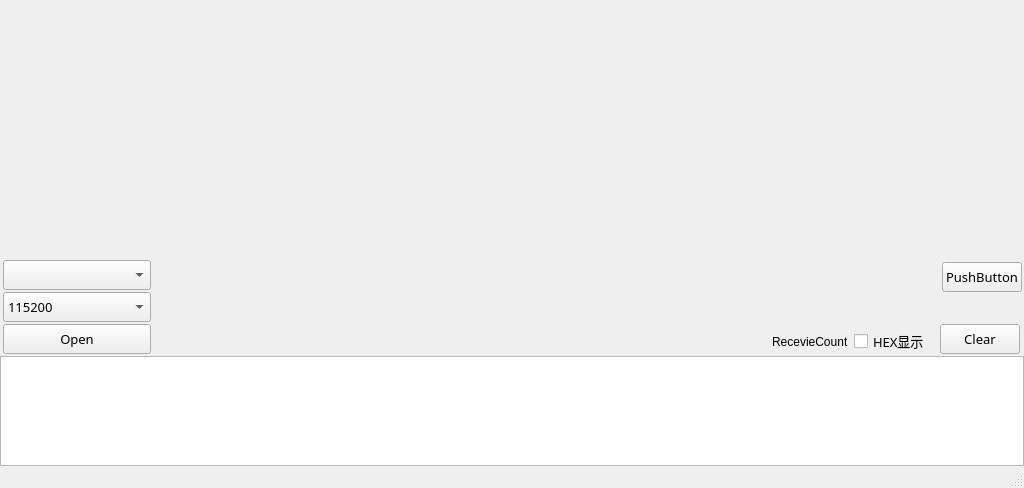
<?xml version="1.0" encoding="UTF-8"?>
<ui version="4.0">
 <class>LaserViewer</class>
 <widget class="QMainWindow" name="LaserViewer">
  <property name="geometry">
   <rect>
    <x>0</x>
    <y>0</y>
    <width>1024</width>
    <height>488</height>
   </rect>
  </property>
  <property name="windowTitle">
   <string>LaserViewer</string>
  </property>
  <widget class="QWidget" name="centralWidget">
   <layout class="QGridLayout" name="gridLayout">
    <property name="leftMargin">
     <number>0</number>
    </property>
    <property name="topMargin">
     <number>0</number>
    </property>
    <property name="rightMargin">
     <number>0</number>
    </property>
    <property name="bottomMargin">
     <number>0</number>
    </property>
    <property name="spacing">
     <number>0</number>
    </property>
    <item row="0" column="0">
     <widget class="QWidget" name="WaveWidget" native="true">
      <property name="minimumSize">
       <size>
        <width>1024</width>
        <height>256</height>
       </size>
      </property>
      <property name="maximumSize">
       <size>
        <width>1024</width>
        <height>256</height>
       </size>
      </property>
      <property name="autoFillBackground">
       <bool>true</bool>
      </property>
      <zorder>ToolWidget</zorder>
     </widget>
    </item>
    <item row="4" column="0">
     <widget class="QTextEdit" name="recevieTextEdit">
      <property name="minimumSize">
       <size>
        <width>50</width>
        <height>0</height>
       </size>
      </property>
      <property name="font">
       <font>
        <family>宋体</family>
       </font>
      </property>
     </widget>
    </item>
    <item row="3" column="0">
     <widget class="QWidget" name="ToolWidget" native="true">
      <property name="minimumSize">
       <size>
        <width>0</width>
        <height>100</height>
       </size>
      </property>
      <property name="maximumSize">
       <size>
        <width>16777215</width>
        <height>100</height>
       </size>
      </property>
      <property name="autoFillBackground">
       <bool>false</bool>
      </property>
      <widget class="QPushButton" name="pushButton">
       <property name="geometry">
        <rect>
         <x>942</x>
         <y>6</y>
         <width>80</width>
         <height>30</height>
        </rect>
       </property>
       <property name="font">
        <font>
         <family>宋体</family>
         <pointsize>10</pointsize>
        </font>
       </property>
       <property name="text">
        <string>PushButton</string>
       </property>
      </widget>
      <widget class="QPushButton" name="ClearButton">
       <property name="geometry">
        <rect>
         <x>940</x>
         <y>68</y>
         <width>80</width>
         <height>30</height>
        </rect>
       </property>
       <property name="font">
        <font>
         <family>宋体</family>
         <pointsize>10</pointsize>
        </font>
       </property>
       <property name="text">
        <string>Clear</string>
       </property>
      </widget>
      <widget class="QPushButton" name="OpenCloseButton">
       <property name="geometry">
        <rect>
         <x>3</x>
         <y>68</y>
         <width>148</width>
         <height>30</height>
        </rect>
       </property>
       <property name="minimumSize">
        <size>
         <width>148</width>
         <height>30</height>
        </size>
       </property>
       <property name="font">
        <font>
         <family>宋体</family>
         <pointsize>10</pointsize>
        </font>
       </property>
       <property name="contextMenuPolicy">
        <enum>Qt::DefaultContextMenu</enum>
       </property>
       <property name="autoFillBackground">
        <bool>true</bool>
       </property>
       <property name="text">
        <string>Open</string>
       </property>
      </widget>
      <widget class="QComboBox" name="ComNumComboBox">
       <property name="geometry">
        <rect>
         <x>3</x>
         <y>4</y>
         <width>148</width>
         <height>30</height>
        </rect>
       </property>
       <property name="minimumSize">
        <size>
         <width>148</width>
         <height>30</height>
        </size>
       </property>
       <property name="maximumSize">
        <size>
         <width>16777215</width>
         <height>16777215</height>
        </size>
       </property>
       <property name="font">
        <font>
         <family>宋体</family>
         <pointsize>10</pointsize>
        </font>
       </property>
      </widget>
      <widget class="QComboBox" name="BaudNumComboBox">
       <property name="geometry">
        <rect>
         <x>3</x>
         <y>36</y>
         <width>148</width>
         <height>30</height>
        </rect>
       </property>
       <property name="minimumSize">
        <size>
         <width>148</width>
         <height>30</height>
        </size>
       </property>
       <property name="maximumSize">
        <size>
         <width>16777215</width>
         <height>16777215</height>
        </size>
       </property>
       <property name="font">
        <font>
         <family>宋体</family>
         <pointsize>10</pointsize>
         <weight>50</weight>
         <bold>false</bold>
        </font>
       </property>
       <item>
        <property name="text">
         <string>115200</string>
        </property>
       </item>
       <item>
        <property name="text">
         <string>9600</string>
        </property>
       </item>
       <item>
        <property name="text">
         <string>25600</string>
        </property>
       </item>
       <item>
        <property name="text">
         <string>1000000</string>
        </property>
       </item>
       <item>
        <property name="text">
         <string>2000000</string>
        </property>
       </item>
      </widget>
      <widget class="QCheckBox" name="HexShowCheckBox">
       <property name="geometry">
        <rect>
         <x>854</x>
         <y>76</y>
         <width>73</width>
         <height>18</height>
        </rect>
       </property>
       <property name="font">
        <font>
         <family>宋体</family>
         <pointsize>10</pointsize>
        </font>
       </property>
       <property name="text">
        <string>HEX显示</string>
       </property>
      </widget>
      <widget class="QLabel" name="recevieCountLabel">
       <property name="geometry">
        <rect>
         <x>772</x>
         <y>78</y>
         <width>77</width>
         <height>16</height>
        </rect>
       </property>
       <property name="text">
        <string>RecevieCount</string>
       </property>
      </widget>
     </widget>
    </item>
   </layout>
  </widget>
  <widget class="QStatusBar" name="statusBar"/>
 </widget>
 <layoutdefault spacing="6" margin="11"/>
 <resources/>
 <connections/>
</ui>
